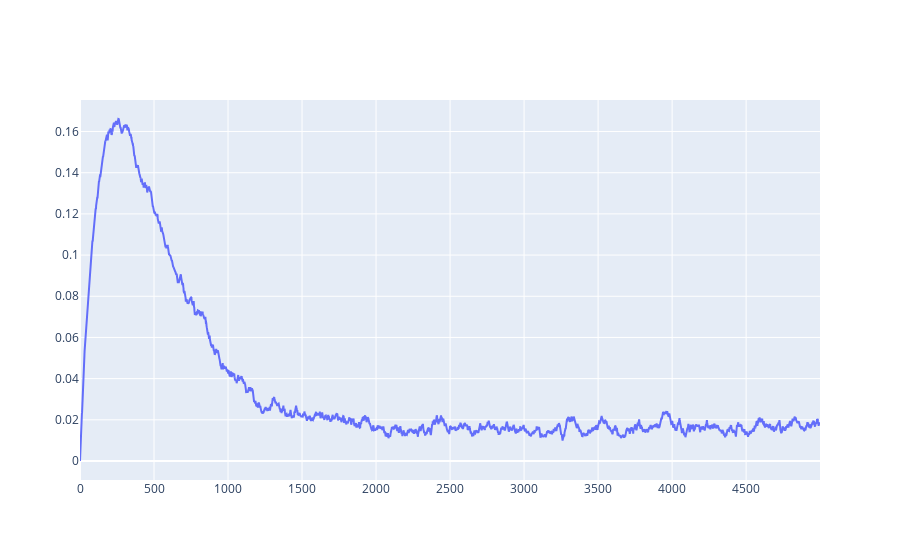

Notebook code cell kept with this figure:
### Code cell
exp.plot_stat_time_series()

### Figure 1 — Plotly figure (JSON) as saved in the notebook; plotly's stock layout.template omitted (floating-point values rounded to 4 significant figures; data arrays with more than 128 entries replaced by an {"elided": "..."} marker saying what was removed)
{"data": [{"mode": "lines", "name": "newmaRFF statistic", "type": "scatter", "x": {"elided": "5000 int values"}, "y": {"elided": "5000 float values"}}], "layout": {}}
